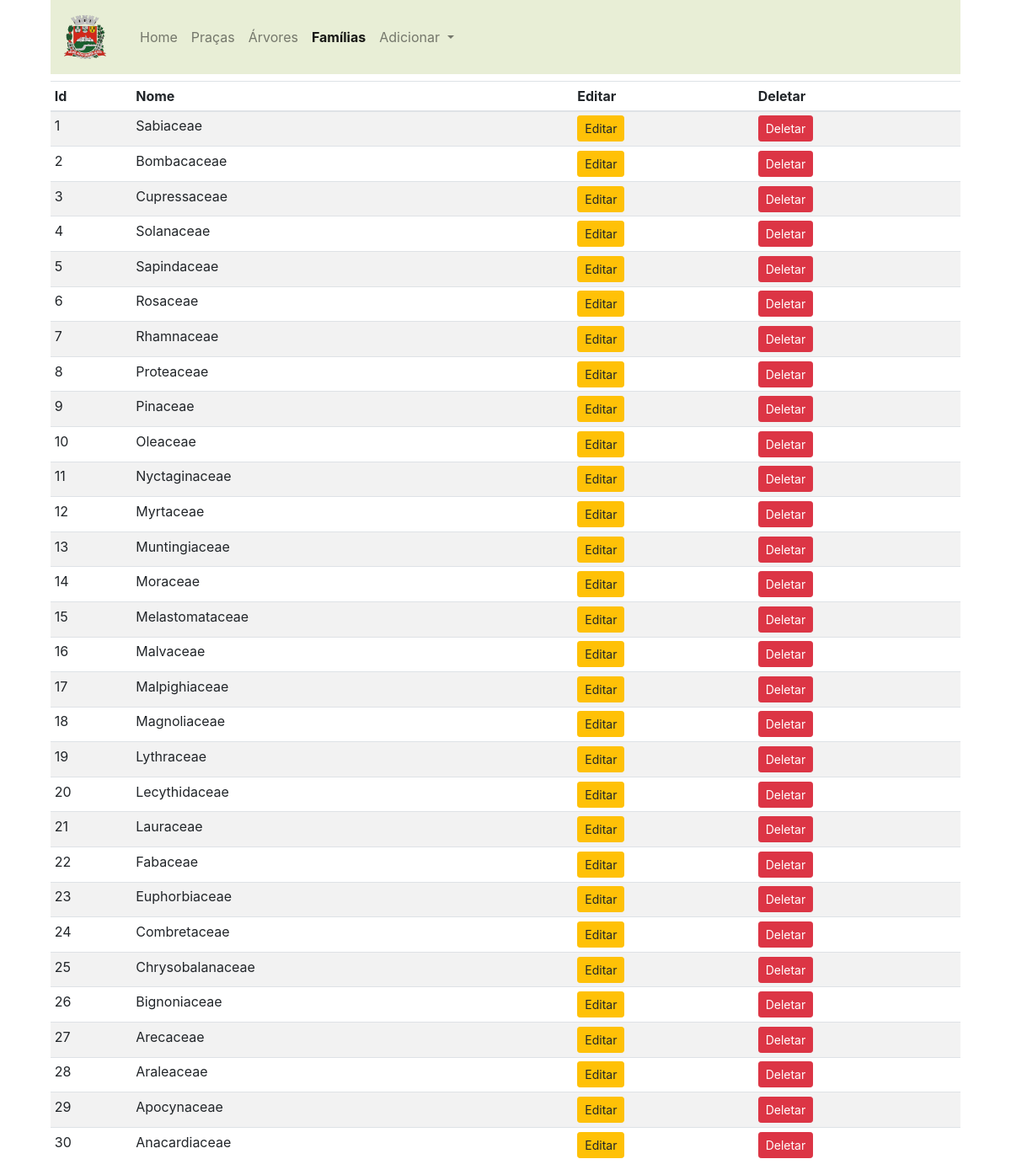
Before: /familias (signed in) with the older database file.
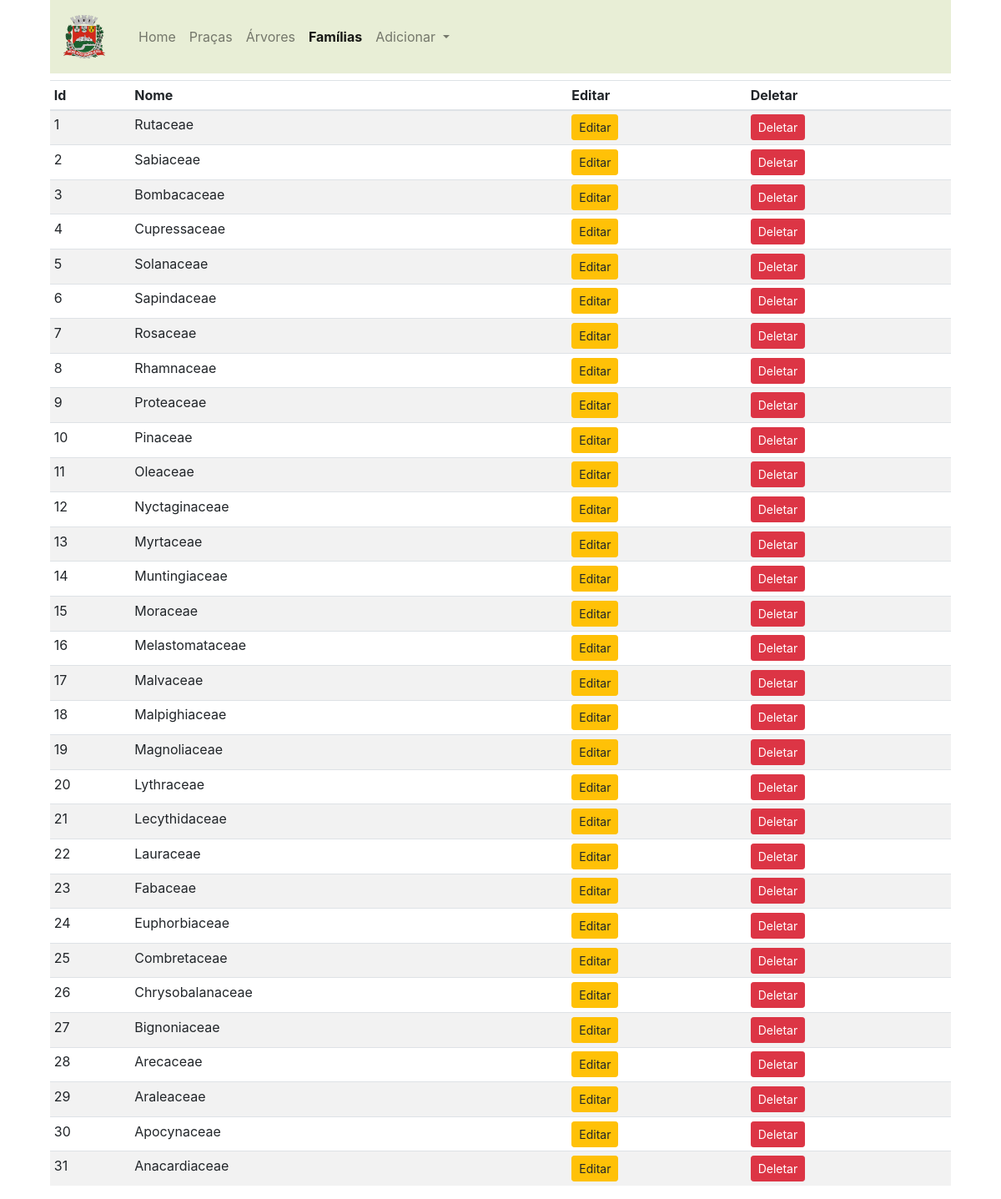
After: the same page with the newer database file.
### app_arbo/trees/models.py (models this page shows)
class Familia(db.Model):
    id=db.Column(db.Integer,primary_key=True)
    name=db.Column(db.String(30),nullable=False,unique=True)

### app_arbo/admin/rotas.py (the view)
@app.route('/familias')
def familias():
    if 'email' not in session:
        flash(f'Favor faça seu login no sistema.', 'success')
        return redirect(url_for('login'))
    familias = Familia.query.order_by(Familia.id.desc( )).all()
    return render_template('admin/familia.html', title='Página Famílias', familias=familias)

### app_arbo/templates/admin/familia.html (shortened to what this page needs)
{% extends 'layouts.html' %}
{% block content %}
<div class="container">
  <div class="col-sm">
<nav class="navbar navbar-expand-lg navbar-light" style="background-color: #e8eed6">
<a class="navbar-brand" href="/"><img class="navbar-brand" src="{{url_for('static', filename='images/brasao.png')}}"></a>
        <div class="collapse navbar-collapse" id="navbarSupportedContent">
          <ul class="navbar-nav mr-auto">
            <li class="nav-item ">
              <a class="nav-link" href="/">Home <span class="sr-only">(current)</span></a>
            </li>
            <li class="nav-item">
                <a class="nav-link" href="/pracas">Praças</a>
              </li>
              <li class="nav-item">
                <a class="nav-link" href="/arvores">Árvores</a>
              </li>
              <li class="nav-item active">
                <a class="nav-link" href="/familias"><strong>Famílias</strong></a>
            </li>
            <li class="nav-item dropdown">
              <a class="nav-link dropdown-toggle" href="#" id="navbarDropdown" role="button" data-toggle="dropdown" aria-haspopup="true" aria-expanded="false">
                Adicionar
              </a>
            </li>
          </ul>
        </div>
      </nav>
</div>
<div class="container mt-2">
    <table class="table table-sm table-striped">
        <thead>
            <th>Id</th>
            <th>Nome</th>
            <th></th>
            <th>Editar</th>
            <th>Deletar</th>
        </thead>
        <tbody>
            {% if familias %}
            {% for familia in familias %}
            <tr>
                <td>{{loop.index}}</td>
                <td>{{familia.name}}</td>
                <td></td>
                <td><a href="{{url_for('updatefamilia', id=familia.id)}}" class="btn btn-sm btn-warning">Editar</a></td>
                <td>
                <button type="button" class="btn btn-danger btn-sm" data-toggle="modal" data-target="#exampleModal-{{familia.id}}">
                  Deletar
                </button>
                </td>
            </tr>
            {% endfor %}
            {% endif %}
        </tbody>
    </table>
</div>
{% endblock content %}

Changed rows visible on the page:
added Familia: name "Rutaceae"
